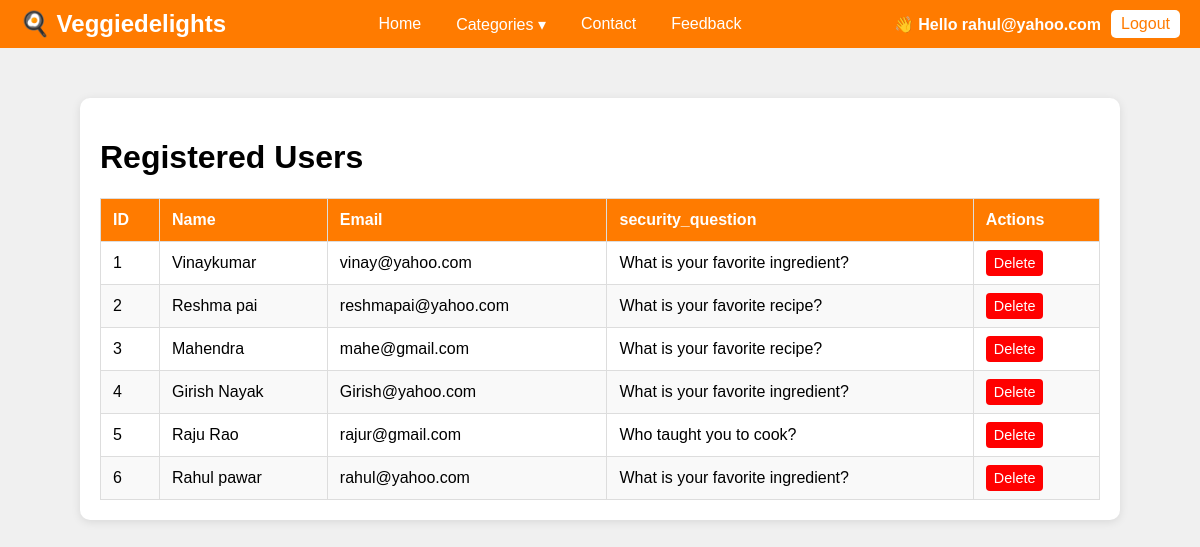
Screenshot of /view_users.php (signed in) with the database file from the repository.
### tables this page shows
CREATE TABLE `signup` (
  `id` int(11) NOT NULL,
  `name` varchar(2000) NOT NULL,
  `email` varchar(2000) NOT NULL,
  `password` varchar(2000) NOT NULL,
  `status` int(11) NOT NULL,
  `created_at` timestamp NOT NULL DEFAULT current_timestamp(),
  `updated_at` timestamp NOT NULL DEFAULT current_timestamp() ON UPDATE current_timestamp(),
  `security_question` varchar(2000) NOT NULL,
  `security_answer` varchar(2000) NOT NULL,
  `role` enum('user','admin') DEFAULT 'user'
);

### view_users.php (the view, shortened to what this page needs)
<?php
include 'config.php';
$role = $_SESSION['role'] ?? 'guest';
$email = $_SESSION['email'] ?? '';
?>
<!DOCTYPE html>
<html lang="en">
<head>
</head>
<body>
<header class="navbar">
    <div class="logo"><a href="index.php">🍳 Veggiedelights</a></div>
    <nav>
        <a href="index.php">Home</a>
        <div class="dropdown">
            <a href="#">Categories ▾</a>
        </div>
        <?php if ($role === 'user'): ?>
            <a href="contact.php">Contact</a>
            <a href="feedback.php">Feedback</a>
        <?php endif; ?>
    </nav>
    <div class="auth-links">
        <?php if ($role === 'admin'): ?>
            <span class="welcome">👋 Hello Admin</span>
            <a href="logout.php" class="nav-link">Logout</a>
        <?php elseif ($role === 'user'): ?>
            <span class="welcome">👋 Hello <?php echo htmlspecialchars($email); ?></span>
            <a href="logout.php" class="nav-link">Logout</a>
        <?php else: ?>
            <a href="login.php" class="nav-link">Login</a>
            <a href="admin_login.php" class="nav-link">Admin</a>
        <?php endif; ?>
    </div>
</header>
<div class="main-content">
    <h1>Registered Users</h1>
    <div class="table-container">
        <table id="usersTable">
            <thead>
                <tr>
                    <th>ID</th>
                    <th>Name</th>
                    <th>Email</th>
                    <th>security_question</th>
                    <th>Actions</th>
                </tr>
            </thead>
            <tbody>
                <?php
                $id = 1;
                $users_query = "SELECT * FROM signup ORDER BY id DESC";
                $users_rs = mysqli_query($con, $users_query);
                while($user = mysqli_fetch_array($users_rs)) {
                ?>
                    <tr>
                        <td><?php echo $id++; ?></td>
                        <td><?php echo htmlspecialchars($user['name']); ?></td>
                        <td><?php echo htmlspecialchars($user['email']); ?></td>
                        <td><?php echo htmlspecialchars($user['security_question']); ?></td>
                        <td>
                            <a href="view_users.php?delete=<?php echo $user['id']; ?>" class="action-link delete-link" onclick="return confirmDelete();">Delete</a>
                        </td>
                    </tr>
                <?php } ?>
            </tbody>
        </table>
    </div>
</div>
</body>
</html>

### view_users.php (style rules this page uses)
body { font-family: Arial, sans-serif; background:#f0f0f0; margin:0; padding:0; }
.main-content { max-width: 1000px; margin: 50px auto; padding: 20px; background: #fff; border-radius: 10px; box-shadow: 0 2px 10px rgba(0,0,0,0.1); }
header.navbar { display: flex; justify-content: space-between; align-items: center; background-color:#ff7b00; padding:10px 20px; flex-wrap: wrap; }
header.navbar .logo a { font-size: 1.5rem; font-weight: bold; color:#fff; text-decoration:none; }
header.navbar nav { display:flex; gap:15px; flex-wrap: wrap; align-items: center; }
header.navbar nav a { color:#fff; text-decoration:none; padding:5px 10px; border-radius:5px; transition: 0.3s; }
header.navbar nav .dropdown { position: relative; display: inline-block; }
.auth-links { display:flex; align-items:center; gap:10px; flex-wrap: wrap; }
.auth-links .welcome { color:#fff; font-weight:bold; }
.auth-links .nav-link { background:#fff; color:#ff7b00; padding:5px 10px; border-radius:5px; text-decoration:none; transition:0.3s; }
.table-container { overflow-x:auto; margin-top:20px; }
table { width:100%; border-collapse:collapse; min-width:700px; }
table th, table td { padding:12px; border:1px solid #ddd; text-align:left; }
table th { background:#ff7b00; color:#fff; position: sticky; top:0; }
table tr:nth-child(even) { background:#f9f9f9; }
.action-link { color:#fff; padding:5px 8px; border-radius:4px; text-decoration:none; margin-right:5px; font-size:0.9em; }
.delete-link { background:red; }

### rows the page displays
signup: name "Vinaykumar", email "vinay@yahoo.com", security_question "What is your favorite ingredient?"
signup: name "Reshma pai", email "reshmapai@yahoo.com", security_question "What is your favorite recipe?"
signup: name "Mahendra", email "mahe@gmail.com", security_question "What is your favorite recipe?"
signup: name "Girish Nayak", email "Girish@yahoo.com", security_question "What is your favorite ingredient?"
signup: name "Raju Rao", email "rajur@gmail.com", security_question "Who taught you to cook?"
signup: name "Rahul pawar", email "rahul@yahoo.com", security_question "What is your favorite ingredient?"

### other values shown
$email "rahul@yahoo.com"
